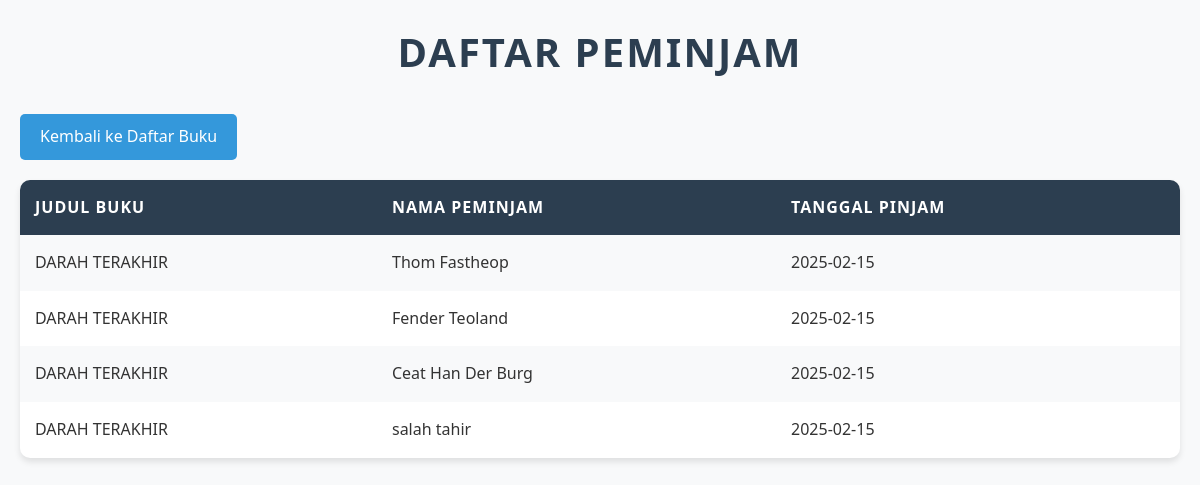
The app's page /daftar_peminjam.php with its own data.
### tables this page shows
CREATE TABLE `peminjaman` (
  `id` int(11) NOT NULL,
  `buku_id` int(11) NOT NULL,
  `nama_peminjam` varchar(255) NOT NULL,
  `tanggal_pinjam` date NOT NULL,
  `tanggal_kembali` date DEFAULT NULL,
  `anggota_id` int(11) DEFAULT NULL
);

CREATE TABLE `buku` (
  `id` int(11) NOT NULL,
  `judul` varchar(255) NOT NULL,
  `penulis` varchar(255) NOT NULL,
  `tahun_terbit` int(11) NOT NULL,
  `stok` int(11) NOT NULL,
  `jumlah_peminjaman` int(11) NOT NULL
);

### daftar_peminjam.php (the view, shortened to what this page needs)
<?php include 'koneksi.php' ?>
<!DOCTYPE html>
<html lang="en">
<head>
    <link rel="stylesheet" href="kedua.css">
</head>
<body>
    <h1>Daftar Peminjam</h1>
    <a href="index.php">Kembali ke Daftar Buku</a>
    <table>
        <tr>
            <th>Judul Buku</th>
            <th>Nama Peminjam</th>
            <th>Tanggal Pinjam</th>
        </tr>
        <?php
        $query = "SELECT peminjaman.id, buku.judul, peminjaman.nama_peminjam, peminjaman.tanggal_pinjam, buku.jumlah_peminjaman
                  FROM peminjaman
                  JOIN buku ON peminjaman.buku_id = buku.id";
        $result = mysqli_query($koneksi, $query);
        while ($row = mysqli_fetch_assoc($result)) {
            echo "<tr>
                    <td>" . $row['judul'] . "</td>
                    <td>" . $row['nama_peminjam'] . "</td>
                    <td>" . $row['tanggal_pinjam'] . "</td>
                </tr>";
        }
        ?>
    </table>
</body>
</html>

### kedua.css (style rules this page uses)
* { margin: 0; padding: 0; box-sizing: border-box; }
body { font-family: 'Segoe UI', Tahoma, Geneva, Verdana, sans-serif; background-color: #f8f9fa; color: #333; line-height: 1.6; padding: 20px; }
h1 { text-align: center; margin-bottom: 30px; font-size: 2.5rem; color: #2c3e50; text-transform: uppercase; letter-spacing: 2px; }
a { text-decoration: none; color: #3498db; transition: color 0.3s ease; }
a[href="index.php"] { display: inline-block; margin-bottom: 20px; padding: 10px 20px; background-color: #3498db; color: white; border-radius: 5px; font-size: 1rem; transition: background-color 0.3s ease, transform 0.2s ease; }
table { width: 100%; border-collapse: collapse; margin-bottom: 20px; background-color: white; box-shadow: 0 4px 6px rgba(0, 0, 0, 0.1); border-radius: 10px; overflow: hidden; }
th, td { padding: 15px; text-align: left; }
th { background-color: #2c3e50; color: white; font-weight: bold; text-transform: uppercase; letter-spacing: 1px; }
tr:nth-child(even) { background-color: #f8f9fa; }

### records on screen
peminjaman: buku.judul "DARAH TERAKHIR", nama_peminjam "Thom Fastheop", tanggal_pinjam "2025-02-15"
peminjaman: buku.judul "DARAH TERAKHIR", nama_peminjam "Fender Teoland", tanggal_pinjam "2025-02-15"
peminjaman: buku.judul "DARAH TERAKHIR", nama_peminjam "Ceat Han Der Burg", tanggal_pinjam "2025-02-15"
peminjaman: buku.judul "DARAH TERAKHIR", nama_peminjam "salah tahir", tanggal_pinjam "2025-02-15"
